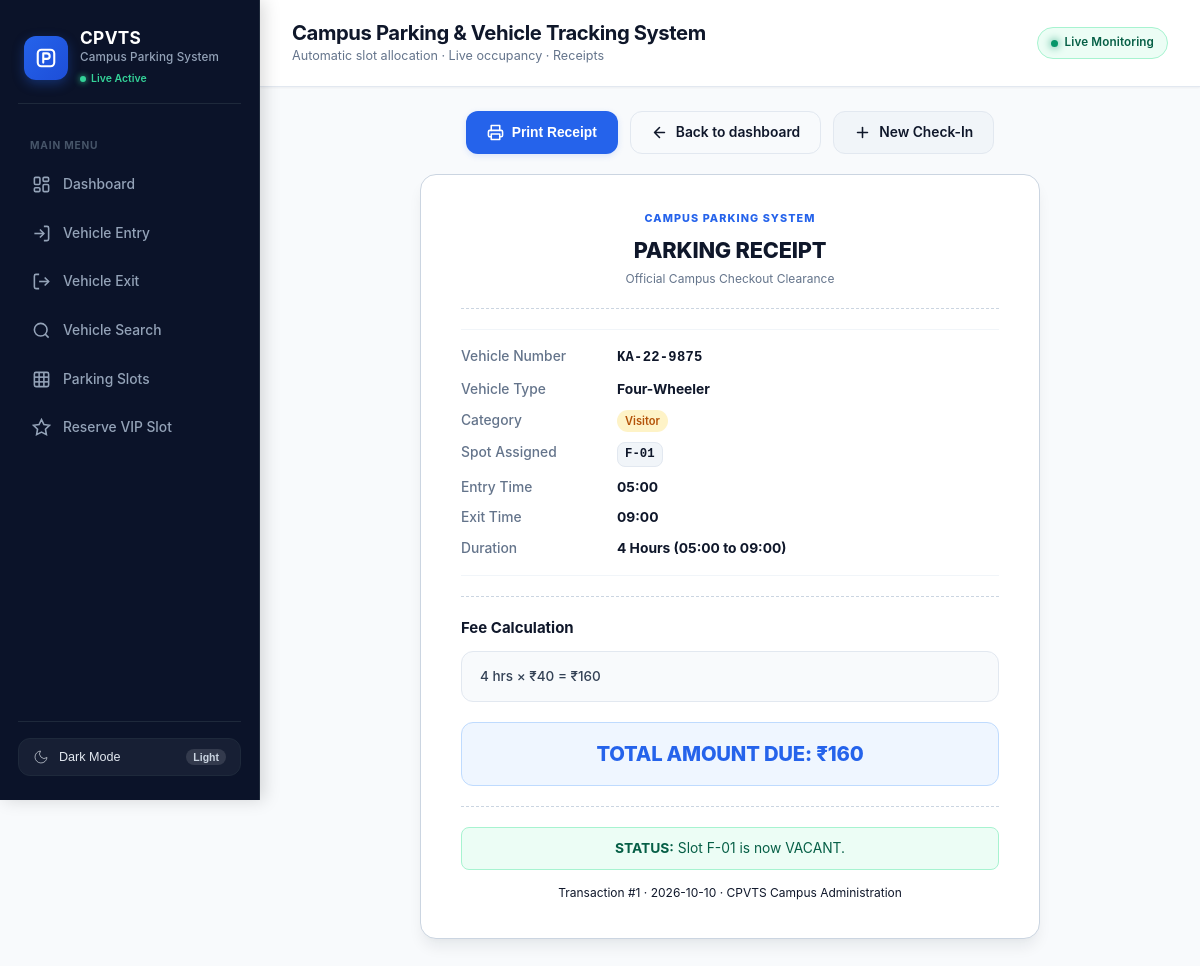
The app's page /receipt/1 with its own data.
### tables this page shows
CREATE TABLE PARKING_TRANSACTIONS (
                id INTEGER PRIMARY KEY AUTOINCREMENT,
                vehicle_number TEXT NOT NULL,
                vehicle_type TEXT NOT NULL,
                owner_category TEXT NOT NULL,
                slot_id TEXT NOT NULL,
                entry_time INTEGER NOT NULL,
                exit_time INTEGER,
                duration INTEGER,
                fee INTEGER,
                parking_date TEXT NOT NULL,
                status TEXT NOT NULL
            );

### app.py (the view)
@app.route("/receipt/<int:transaction_id>")
def receipt(transaction_id):
    try:
        data = manager.receipt_data(transaction_id)
    except Exception as exc:
        flash(user_message(exc), "error")
        return redirect(url_for("exit_vehicle"))
    return render_template("receipt.html", receipt=data, page="receipt")

### database.py (called while the page is built)
def get_connection(db_path: Optional[str] = None) -> sqlite3.Connection:
    path = db_path or DB_PATH
    os.makedirs(os.path.dirname(path), exist_ok=True)
    conn = sqlite3.connect(path)
    conn.row_factory = sqlite3.Row
    conn.execute("PRAGMA foreign_keys = ON")
    return conn

def _row_to_transaction(row: sqlite3.Row) -> ParkingTransaction:
    return ParkingTransaction(
        db_id=row["id"],
        vehicle_number=row["vehicle_number"],
        vehicle_type=row["vehicle_type"],
        owner_category=row["owner_category"],
        slot_id=row["slot_id"],
        entry_time=row["entry_time"],
        exit_time=row["exit_time"],
        duration=row["duration"],
        fee=row["fee"],
        parking_date=row["parking_date"],
        status=row["status"],
    )

def get_transaction(transaction_id: int, db_path: Optional[str] = None) -> Optional[ParkingTransaction]:
    conn = get_connection(db_path)
    try:
        row = conn.execute(
            "SELECT * FROM PARKING_TRANSACTIONS WHERE id = ?",
            (transaction_id,),
        ).fetchone()
        return _row_to_transaction(row) if row else None
    except sqlite3.Error as exc:
        raise DatabaseError("Could not load parking receipt.") from exc
    finally:
        conn.close()

### models.py (called while the page is built)
def format_hour(hour) -> str:
    return f"{int(hour):02d}:00"

    def duration_label(self) -> str:
        if self.duration is None or self.exit_time is None:
            return "--"
        return f"{self.duration} Hours ({format_hour(self.entry_time)} to {format_hour(self.exit_time)})"

    def to_dict(self) -> dict:
        return {
            "id": self.db_id,
            "vehicle_number": self.vehicle_number,
            "vehicle_type": self.vehicle_type,
            "owner_category": self.owner_category,
            "slot_id": self.slot_id,
            "entry_time": self.entry_time,
            "entry_time_display": format_hour(self.entry_time) if self.entry_time is not None else None,
            "exit_time": self.exit_time,
            "exit_time_display": format_hour(self.exit_time) if self.exit_time is not None else None,
            "duration": self.duration,
            "duration_label": self.duration_label() if self.duration is not None else "--",
            "fee": self.fee,
            "parking_date": self.parking_date,
            "status": self.status,
            "fee_lines": self.fee_lines,
        }

### templates/receipt.html (shortened to what this page needs)
{% extends "base.html" %}
{% block content %}
<div class="receipt-wrapper">
    <section class="receipt-actions no-print">
        <button type="button" class="btn primary" onclick="window.print()">
            Print Receipt
        </button>
        <a class="btn ghost" href="{{ url_for('dashboard') }}">
            <svg width="17" height="17" viewBox="0 0 24 24" fill="none" stroke="currentColor" stroke-width="2.2" stroke-linecap="round" stroke-linejoin="round">
                <path d="M19 12H5M12 19l-7-7 7-7"/>
            </svg>
            Back to dashboard
        </a>
        <a class="btn secondary" href="{{ url_for('entry') }}">
            <svg width="17" height="17" viewBox="0 0 24 24" fill="none" stroke="currentColor" stroke-width="2.2" stroke-linecap="round" stroke-linejoin="round">
                <line x1="12" y1="5" x2="12" y2="19"></line>
                <line x1="5" y1="12" x2="19" y2="12"></line>
            </svg>
            New Check-In
        </a>
    </section>
    <article class="receipt" id="receipt">
        <header>
            <p class="eyebrow">CAMPUS PARKING SYSTEM</p>
            <h2>PARKING RECEIPT</h2>
            <p style="font-size: 0.8rem; color: var(--muted); margin-top: 4px;">Official Campus Checkout Clearance</p>
        </header>
        <hr>
        <dl>
            <dt>Vehicle Number</dt>
            <dd><span class="vehicle-col">{{ receipt.vehicle_number }}</span></dd>
            <dt>Vehicle Type</dt>
            <dd>{{ receipt.vehicle_type }}</dd>
            <dt>Category</dt>
            <dd><span class="cat-pill {{ receipt.owner_category|lower }}">{{ receipt.owner_category }}</span></dd>
            <dt>Spot Assigned</dt>
            <dd><span class="slot-tag">{{ receipt.slot_id }}</span></dd>
            <dt>Entry Time</dt>
            <dd>{{ receipt.entry_time_display }}</dd>
            <dt>Exit Time</dt>
            <dd>{{ receipt.exit_time_display }}</dd>
            <dt>Duration</dt>
            <dd><strong>{{ receipt.duration }} Hours</strong> ({{ receipt.entry_time_display }} to {{ receipt.exit_time_display }})</dd>
        </dl>
        <hr>
        <h3>Fee Calculation</h3>
        <ul class="fee-lines">
            {% for line in receipt.fee_lines %}
                <li>{{ line.text }}</li>
            {% endfor %}
        </ul>
        <p class="total">TOTAL AMOUNT DUE: ₹{{ receipt.fee }}</p>
        <hr>
        <p class="status-line"><strong>STATUS:</strong> {{ receipt.status_line }}</p>
        <p class="muted">Transaction #{{ receipt.id }} · {{ receipt.parking_date }} · CPVTS Campus Administration</p>
    </article>
</div>
{% endblock %}

### records on screen
PARKING_TRANSACTIONS: vehicle_number "KA-22-9875", vehicle_type "Four-Wheeler", owner_category "Visitor", slot_id "F-01", duration "4", fee "160", id "1", parking_date "2026-10-10"

### other values on screen
{{ receipt.entry_time_display }} "05:00"
{{ receipt.exit_time_display }} "09:00"
{{ line.text }} "4 hrs × ₹40 = ₹160"
{{ receipt.status_line }} "Slot F-01 is now VACANT."
